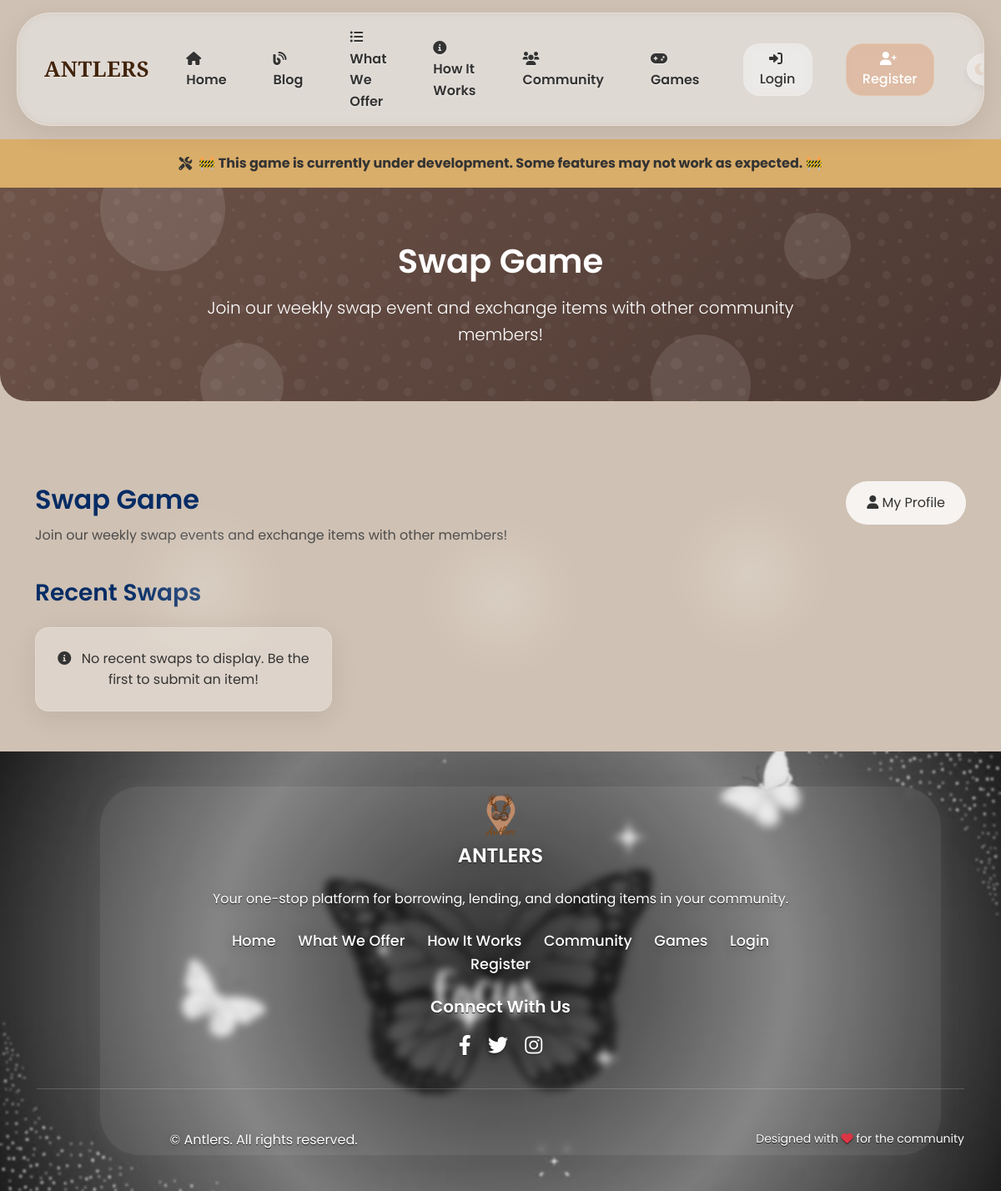
/games, run on an earlier commit of the app's database.
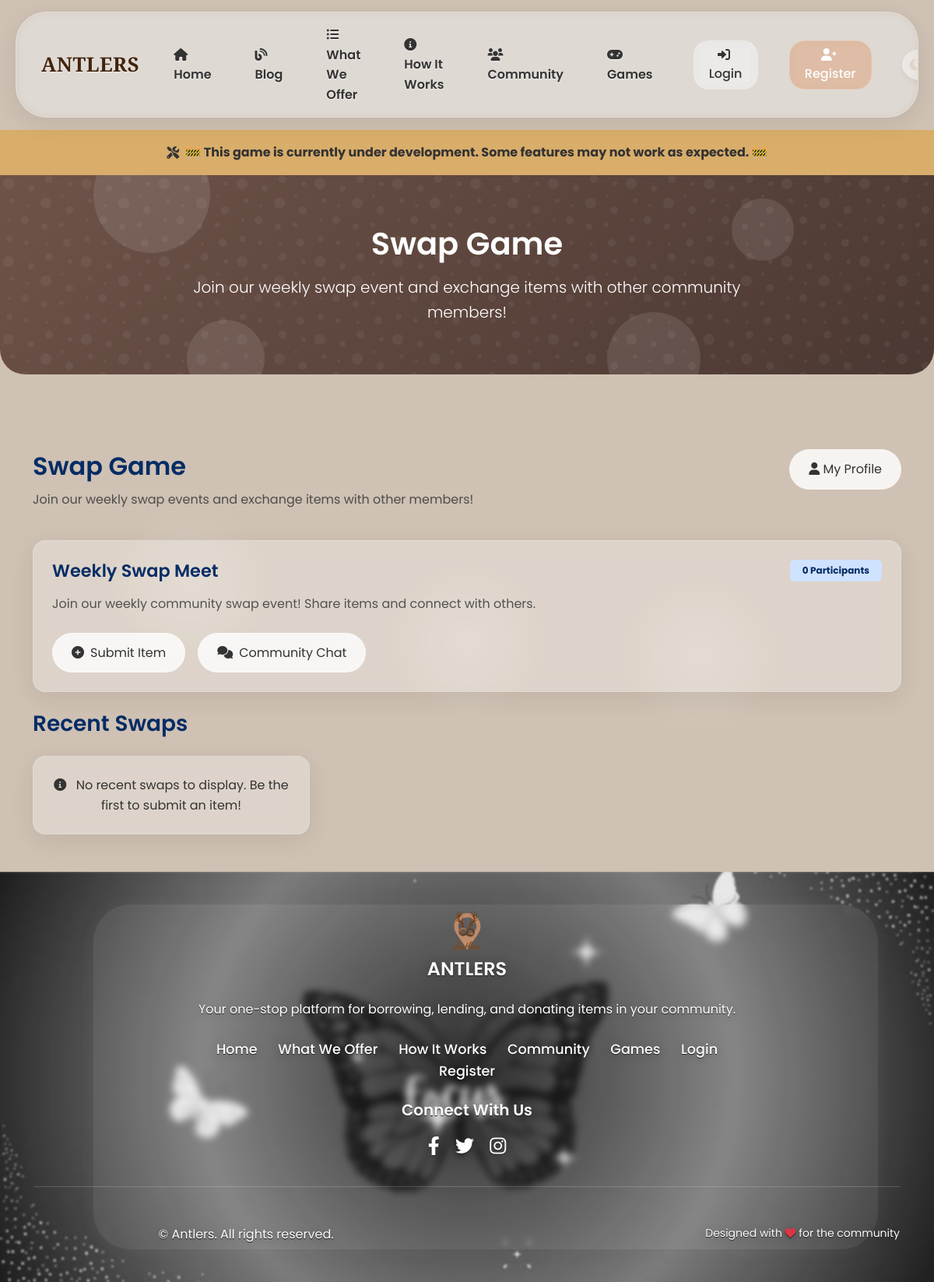
And on a later commit of the database.
### app.py (models this page shows)
class SwapEvent(db.Model):
    id = db.Column(db.Integer, primary_key=True)
    name = db.Column(db.String(100), nullable=False)
    description = db.Column(db.Text)
    start_date = db.Column(db.DateTime)
    end_date = db.Column(db.DateTime)
    status = db.Column(db.String(20), default='pending')  # pending, active, completed
    created_at = db.Column(db.DateTime, default=func.now())
    is_weekly = db.Column(db.Boolean, default=True)
    scheduled_day = db.Column(db.String(10), default='Saturday')  # Day of the week for scheduled events
    items = db.relationship('SwapItem', secondary='swap_event_items', backref=db.backref('events', lazy=True))

### app.py (the view)
@app.route('/games')
def games():
    upcoming_swap = SwapEvent.query.filter_by(status='active').first()
    recent_swaps = SwapItem.query.filter_by(status='completed').order_by(SwapItem.created_at.desc()).limit(6).all()
    participant_count = SwapItem.query.count()
    return render_template('games.html',
                         upcoming_swap=upcoming_swap,
                         recent_swaps=recent_swaps,
                         participant_count=participant_count)

### templates/games.html (shortened to what the changed rows need)
{% extends "base.html" %}
{% block content %}
<section class="games-header">
    <div class="container games-header-content">
        <div class="row justify-content-center">
            <div class="col-lg-8 text-center">
                <h1 class="text-white mb-3">Swap Game</h1>
            </div>
        </div>
    </div>
</section>
<div class="container py-5 position-relative">
    <div class="row mb-4">
        <div class="col-12">
            <div class="d-flex justify-content-between align-items-center">
                <h2 class="text-primary-emphasis">Swap Game</h2>
            </div>
        </div>
    </div>
    {% if upcoming_swap %}
    <div class="row mb-4">
        <div class="col-12">
            <div class="glass-card">
                <div class="card-body p-4">
                    <div class="d-flex justify-content-between align-items-center mb-3">
                        <h3 class="card-title mb-0 text-primary-emphasis">{{ upcoming_swap.name }}</h3>
                        <span class="badge bg-primary-subtle text-primary-emphasis px-3 py-2">
                            {{ participant_count }} Participants
                        </span>
                    </div>
                    <p class="card-text text-muted mb-4">{{ upcoming_swap.description }}</p>
                    <div class="d-flex gap-3">
                        <a href="{{ url_for('submit_swap_item') }}" class="glass-btn">
                            <i class="fas fa-plus-circle me-2"></i>Submit Item
                        </a>
                        {% if upcoming_swap.status == 'active' %}
                        <a href="{{ url_for('game_community', event_id=upcoming_swap.id) }}" class="glass-btn">
                            <i class="fas fa-comments me-2"></i>Community Chat
                        </a>
                        {% endif %}
                    </div>
                </div>
            </div>
        </div>
    </div>
    {% endif %}
</div>
{% endblock %}

What changed in the data, as far as the page shows it:
added SwapEvent: name "Weekly Swap Meet", description "Join our weekly community swap event! Share items and connect with others."
Also different on the page:
{{ participant_count }}: (not shown) → "0"
text now shown: "Participants Submit Item Community Chat"
